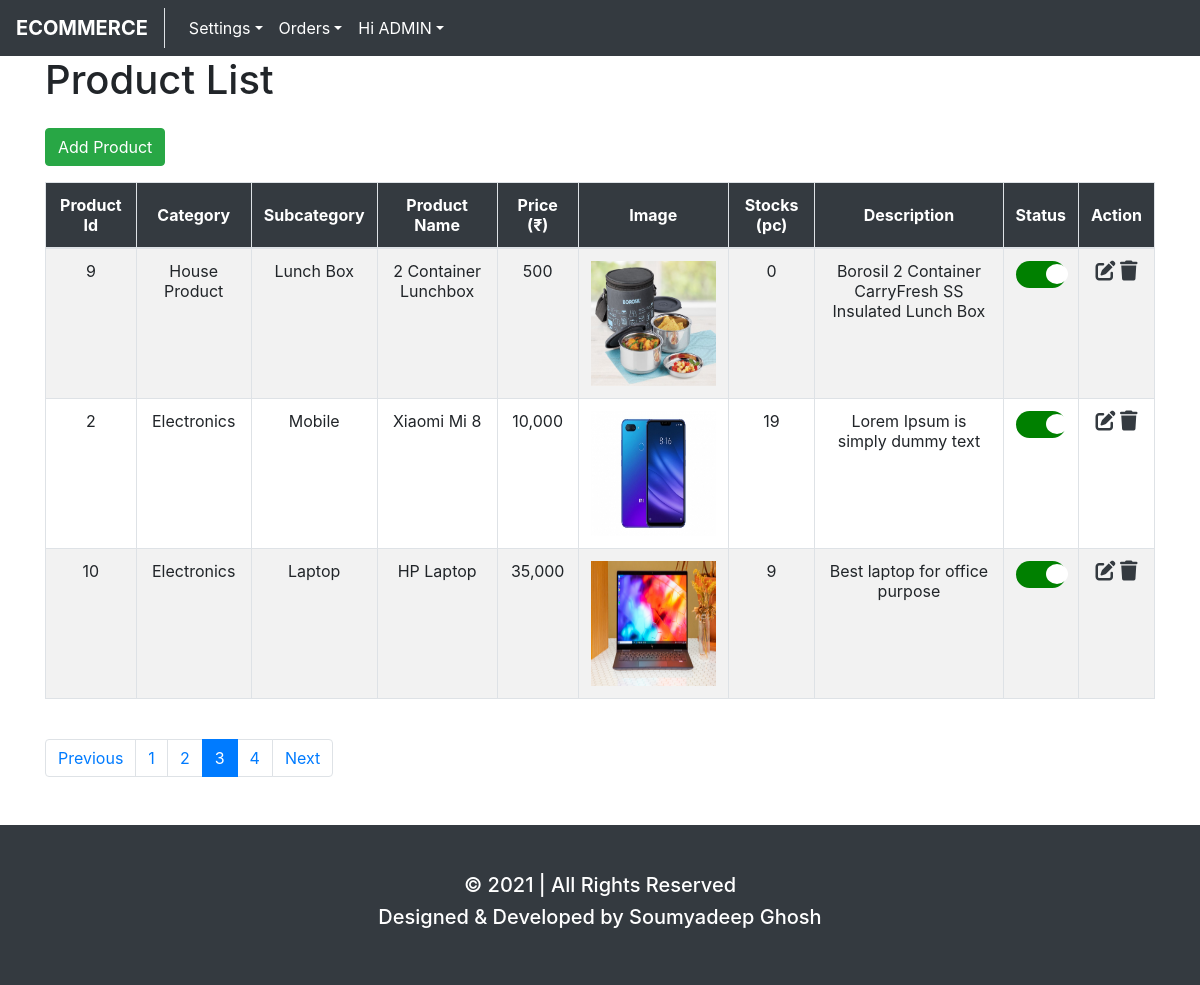
The app's page /productlist.php?page=3 (signed in) with its own data.
### tables this page shows
CREATE TABLE `product` (
  `id` int(11) NOT NULL,
  `cat_id` int(11) NOT NULL,
  `subcat_id` int(11) NOT NULL,
  `name` varchar(255) NOT NULL,
  `price` varchar(255) NOT NULL,
  `image` varchar(255) NOT NULL,
  `stocks` int(255) NOT NULL,
  `description` text NOT NULL,
  `status` tinyint(1) NOT NULL DEFAULT 0 COMMENT '0=inactive\r\n1=active'
);

CREATE TABLE `category` (
  `id` int(11) NOT NULL,
  `name` varchar(255) NOT NULL,
  `status` tinyint(1) NOT NULL DEFAULT 0 COMMENT '0=inactive 1=active'
);

CREATE TABLE `subcategory` (
  `id` int(11) NOT NULL,
  `cat_id` int(11) NOT NULL,
  `name` varchar(255) NOT NULL,
  `status` tinyint(1) NOT NULL DEFAULT 0 COMMENT '0=inactive 1=active'
);

### productlist.php (the view, shortened to what this page needs)
<?php
    include "config.php";
    $page = isset($_GET['page']) ? mysqli_real_escape_string($link,$_GET['page']) : 1;
    $limit = 3;
    $offset = ($page - 1) * $limit;
    $sql = "SELECT product.id as product_id,category.name as category,subcategory.name as subcategory,product.name as product_name,price,image,stocks,description,product.status as status FROM product INNER JOIN category ON product.cat_id = category.id INNER JOIN subcategory ON product.subcat_id = subcategory.id LIMIT $limit OFFSET $offset";
    $query = mysqli_query($link,$sql);
?>
<head>
    <?php include 'layouts/head.php' ?>
</head>
<body>
    <?php include 'layouts/header.php' ?>
    <div class="container">
        <?php if($_SESSION['type'] == 1){ ?>
            <h1>Product List</h1>
            <a href="addproduct.php" class="btn btn-success mt-3 mb-3">Add Product</a>
            <table class="table table-bordered table-striped table-hover">
            <thead class="bg-dark text-center text-white">
                <tr>
                    <th class="align-middle">Product Id</th>
                    <th class="align-middle">Category</th>
                    <th class="align-middle">Subcategory</th>
                    <th class="align-middle">Product Name</th>
                    <th class="align-middle">Price (&#8377)</th>
                    <th class="align-middle">Image</th>
                    <th class="align-middle">Stocks (pc)</th>
                    <th class="align-middle">Description</th>
                    <th class="align-middle">Status</th>
                    <th class="align-middle">Action</th>
                </tr>
            </thead>
            <tbody class="text-center">
                <?php if(mysqli_num_rows($query) == 0){ ?>
                    <tr><td colspan="10" class="text-center">No record found</td></tr>
                <?php }else{ ?>
                    <?php
                        $psql = "SELECT * FROM product";
                        $pquery = mysqli_query($link,$psql);
                        $total_record = mysqli_num_rows($pquery);
                        $total_page = ceil($total_record / $limit);
                        while($product = mysqli_fetch_assoc($query)){
                    ?>
                    <tr>
                        <td><?= $product['product_id'] ?></td>
                        <td><?= $product['category'] ?></td>
                        <td><?= $product['subcategory'] ?></td>
                        <td><?= $product['product_name'] ?></td>
                        <td><?= number_format($product['price']) ?></td>
                        <td>
                            <img src="assets/images/products/<?= $product['image'] ?>" width="125" height="125">
                        </td>
                        <td><?= $product['stocks'] ?>
                        <?php
                            $count = str_word_count($product['description']);
                            $desc = array_slice(explode(' ',$product['description']),0,10);
                            $desc = implode(' ',$desc);
                        ?>
                        <td><?= $desc ?> <?= $count >= 10 ? '<a href="#">...see more</a>' : '' ?></td>
                        <td>
                            <label class="switch">
                                <span class="slider round"></span>
                            </label>
                        </td>
                        <td>
                            <a href="update.php?id=<?= $product['product_id'] ?>" class="text-dark"><i class='fas fa-edit'></i></a>
                            <a href="delete.php?id=<?= $product['product_id'] ?>" class="text-dark"><i class='fas fa-trash'></i></a>
                        </td>
                    </tr>
                    <?php } ?>
                <?php } ?>
            </tbody>
            </table>
            <br>
            <ul class="pagination">
                <li class="page-item <?= ($page > 1) ? '' : 'disabled' ?>"><a class="page-link" href="productlist.php?page=<?= $page-1 ?>">Previous</a></li>
            <?php for($i=1;$i<=$total_page;$i++){ ?>
                <li class="page-item <?= ($page == $i) ? 'active' : '' ?>"><a class="page-link" href="productlist.php?page=<?= $i ?>"><?php echo $i ?></a></li>
            <?php } ?>
                <li class="page-item <?= ($total_page > $page) ? '' : 'disabled' ?>"><a class="page-link" href="productlist.php?page=<?= $page+1 ?>">Next</a></li>
            </ul>
        <?php }else{ echo '<script>window.location.href="index.php"</script>'; } ?>
    </div>
    <?php include 'layouts/footer.php' ?>
</body>

### assets/css/site.css (style rules this page uses)
.fas { font-size: 20px; }
.switch { position: relative; display: inline-block; width: 50px; height: 27px; }
.slider { position: absolute; cursor: pointer; top: 0; left: 0; right: 0; bottom: 0; background-color: red; -webkit-transition: .4s; transition: .4s; }
.slider:before { position: absolute; content: ""; height: 20px; width:22px; left: 4px; bottom: 4px; background-color: white; -webkit-transition: .4s; transition: .4s; }
input:checked + .slider { background-color: green; }
input:checked + .slider:before { -webkit-transform: translateX(26px); -ms-transform: translateX(26px); transform: translateX(26px); }
.slider.round { border-radius: 34px; }
.slider.round:before { border-radius: 50%; }

### records on screen
product: id "9", cat.name "House Product", subcat.name "Lunch Box", name "2 Container Lunchbox", price "500", image (picture), stocks "0", description "Borosil 2 Container CarryFresh SS Insulated Lunch Box"
product: id "2", cat.name "Electronics", subcat.name "Mobile", name "Xiaomi Mi 8", price "10,000", image (picture), stocks "19", description "Lorem Ipsum is simply dummy text"
product: id "10", cat.name "Electronics", subcat.name "Laptop", name "HP Laptop", price "35,000", image (picture), stocks "9", description "Best laptop for office purpose"

### other values on screen
explode(' ',$_SESSION['name'])[0] "ADMIN"
